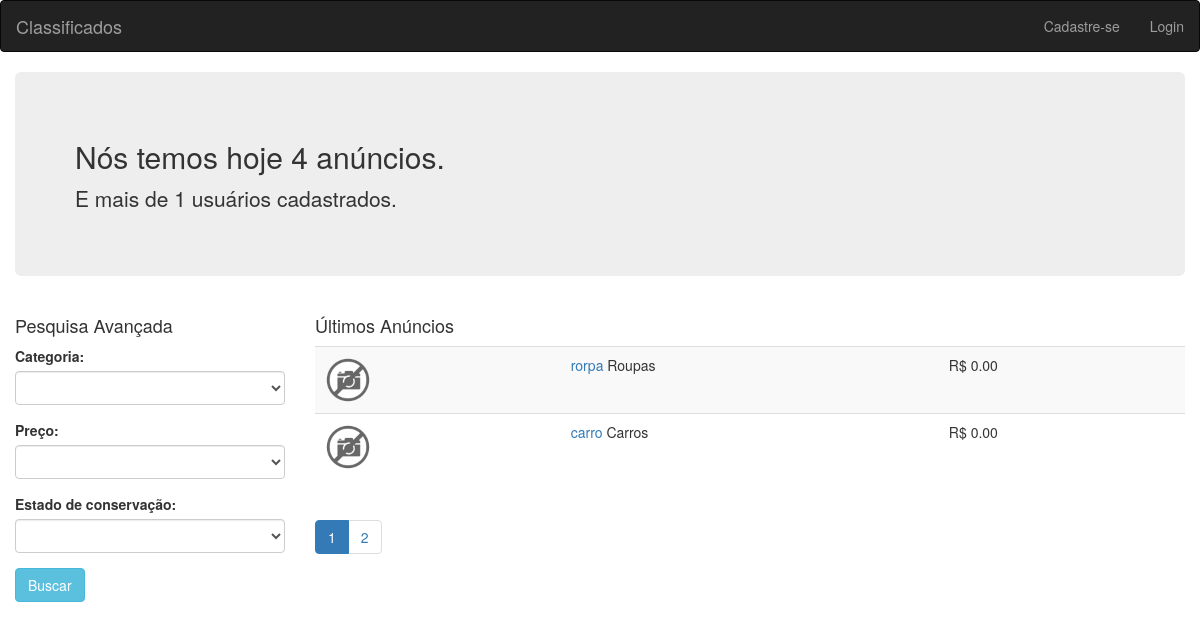
Before: / with the older database file.
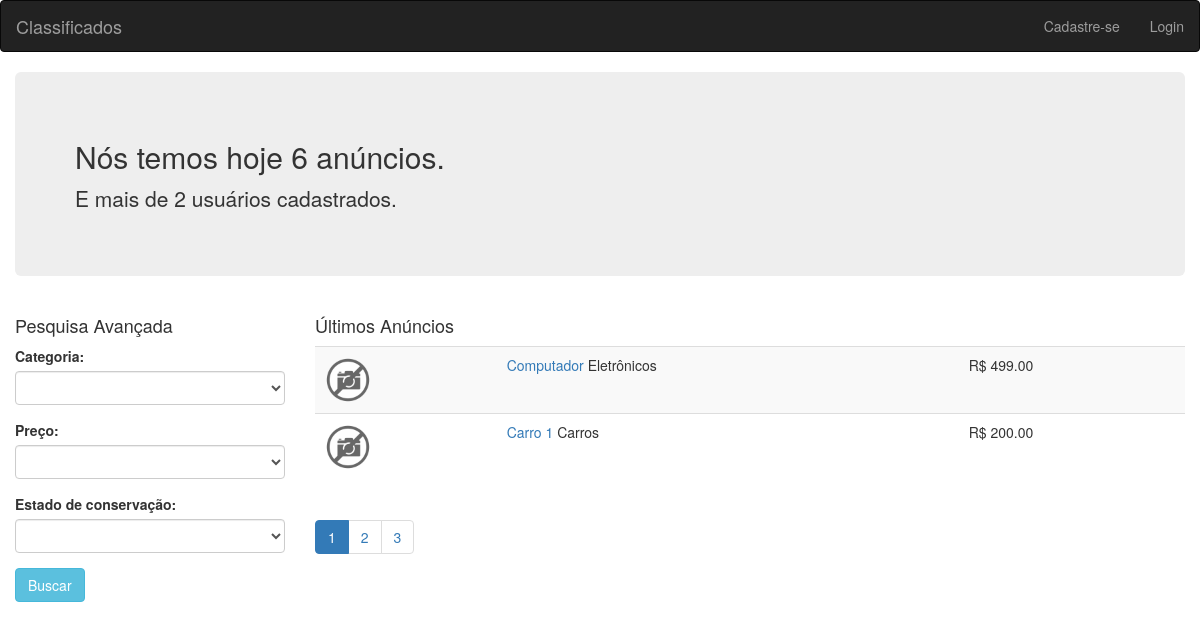
After: the same page with the newer database file.
### tables this page shows
CREATE TABLE `anuncios` (
  `id` int(11) NOT NULL,
  `id_usuario` int(11) NOT NULL,
  `id_categoria` int(11) NOT NULL,
  `titulo` varchar(100) NOT NULL,
  `descricao` text NOT NULL,
  `valor` float NOT NULL,
  `estado` int(11) NOT NULL
);

### classes/anuncios.class.php (called while the page is built, shortened)
<?php
class Anuncios {
    public function getTotalAnuncios($filtros) {
        global $pdo;
        $filtrostring = array('1=1');
        $sql = "SELECT COUNT(*) as c FROM anuncios WHERE " . implode(' AND ', $filtrostring);
        $sql = $pdo->prepare($sql);
        $sql->execute();
        $row = $sql->fetch();
        return $row['c'];
    }
    public function getUltimosAnuncios($page, $perPage, $filtros) {
        global $pdo;
        $offset = ($page - 1) * $perPage;
        $array = array();
        $filtrostring = array('1=1');
        $sql = "SELECT *,
        (select anuncios_imagens.url from anuncios_imagens WHERE anuncios_imagens.
        id_anuncio = anuncios.id LIMIT 1) as url,
        (select categorias.nome from categorias WHERE categorias.
        id = anuncios.id_categoria) as categoria
        FROM anuncios WHERE " . implode(' AND ', $filtrostring) . " ORDER BY id DESC LIMIT $offset, $perPage";
        $sql = $pdo->prepare($sql);
        $sql->execute();
        if($sql->rowCount() > 0) {
            $array = $sql->fetchAll();
        }
        return $array;
    }
}

### classes/usuarios.class.php (called while the page is built, shortened)
<?php
class Usuarios {
    public function getTotalUsuarios() {
        global $pdo;
        $sql = "SELECT COUNT(*) as c FROM usuarios";
        $sql = $pdo->query($sql);
        $row = $sql->fetch();
        return $row['c'];
    }
}

### classes/categorias.class.php (called while the page is built)
<?php
class Categorias {
    public function getCategorias() {
        $array = array();
        global $pdo;
        $sql = "SELECT * FROM categorias";
        $sql = $pdo->query($sql);
        if($sql->rowCount() > 0) {
            $array = $sql->fetchAll();
        }
        return $array;
    }
}

### index.php (the view, shortened to what this page needs)
<?php
require_once 'pages/header.php';
require_once 'classes/anuncios.class.php';
require_once 'classes/usuarios.class.php';
require_once 'classes/categorias.class.php';
$a = new Anuncios();
$u = new Usuarios();
$c = new Categorias();
$filtros = array(
    'categoria' => '',
    'preco' => '',
    'estado' => ''
);
$total_anuncios = $a->getTotalAnuncios($filtros);
$total_usuarios = $u->getTotalUsuarios();
$p = 1;
$por_pagina = 2;
$total_paginas = ceil($total_anuncios / $por_pagina);
$anuncios = $a->getUltimosAnuncios($p, $por_pagina, $filtros);
$categorias = $c->getCategorias();
?>
<div class="container-fluid">
    <div class="jumbotron">
        <h2>Nós temos hoje <?php echo $total_anuncios; ?> anúncios.</h2>
        <p>E mais de <?php echo $total_usuarios; ?> usuários cadastrados.</p>
    </div>
    <div class="row">
        <div class="col-sm-3">
            <h4>Pesquisa Avançada</h4>
            <form method="GET">
                <div class="form-group">
                    <label for="categoria">Categoria:</label>
                    <select id="categoria" name="filtros[categoria]" class="form-control">
                        <option></option>
                        <?php foreach($categorias as $c): ?>
                            <option value="<?php echo $c['id']; ?>" <?php echo ($c['id'] == $filtros['categoria']) ? 'selected="selected"' : '' ?>><?php echo $c['nome']; ?></option>
                        <?php endforeach; ?>
                    </select>
                </div>
                <div class="form-group">
                    <label for="preco">Preço:</label>
                    <select id="preco" name="filtros[preco]" class="form-control">
                        <option></option>
                        <option value="0-50" <?php echo ($filtros['preco'] == '0-50') ? 'selected="selected"' : '' ?>>R$ 0 - 50</option>
                    </select>
                </div>
                <div class="form-group">
                    <label for="estado">Estado de conservação:</label>
                    <select id="estado" name="filtros[estado]" class="form-control">
                        <option></option>
                        <option value="0" <?php echo ($filtros['estado'] == '0') ? 'selected="selected"' : '' ?>>Ruim</option>
                    </select>
                </div>
                <div class="form-group">
                    <input type="submit" class="btn btn-info" value="Buscar" />
                </div>
            </form>
        </div>
        <div class="col-sm-9">
            <h4>Últimos Anúncios</h4>
            <table class="table table-striped">
                <tbody>
                    <?php foreach($anuncios as $anuncio): ?>
                        <tr>
                            <td>
                                <?php if(!empty($anuncio['url'])): ?>
                                <img src="assets/images/anuncios/<?php echo $anuncio['url'] ?>" height="50" border="0" />
                                <?php else: ?>
                                <img src="assets/images/default.png" height="50" border="0" />
                                <?php endif; ?>
                            </td>
                            <td>
                                <a href="produto.php?id=<?php echo $anuncio['id'] ?>"><?php echo $anuncio['titulo']; ?></a>
                                <?php echo $anuncio['categoria']; ?>
                            </td>
                            <td>R$ <?php echo number_format($anuncio['valor'], 2); ?></td>
                        </tr>
                    <?php endforeach; ?>
                </tbody>
            </table>
            <ul class="pagination">
                <?php for($i = 1; $i <= $total_paginas; $i++): ?>
                    <li class="<?php echo ($p == $i)? 'active' : ''; ?>"><a href="index.php?<?php
                    $w = $_GET;
                    $w['p'] = $i;
                    echo http_build_query($w);
                    ?>"><?php echo $i; ?></a></li>
                <?php endfor; ?>
            </ul>
        </div>
    </div>
</div>
<?php require_once 'pages/footer.php'; ?>

### pages/header.php (shortened to what this page needs)
<?php require_once 'config.php'; ?>
<!DOCTYPE html>
<html>
<head>
    <link rel="stylesheet" href="assets/css/bootstrap.min.css" />
    <link rel="stylesheet" href="assets/css/style.css" />
</head>
<body>
    <nav class="navbar navbar-inverse">
        <div class="container-fluid">
            <div class="navbar-header">
                <a href="./" class="navbar-brand">Classificados</a>
            </div>
            <ul class="nav navbar-nav navbar-right">
                <?php if(isset($_SESSION['cLogin']) && !empty($_SESSION['cLogin'])): ?>
                    <?php
                    require_once 'classes/usuarios.class.php';
                    $u = new Usuarios();
                    $nome = $u->getNome($_SESSION['cLogin']);
                    ?>
                    <li><a href="">Bem vindo <?php echo $nome ?></a></li>
                    <li><a href="meus-anuncios.php">Meus Anúncios</a></li>
                    <li><a href="sair.php">Sair</a></li>
                <?php else: ?>
                    <li><a href="cadastre-se.php">Cadastre-se</a></li>
                    <li><a href="login.php">Login</a></li>
                <?php endif; ?>
            </ul>
        </div>
    </nav>

### pages/footer.php (shortened to what this page needs)
</body>
</html>

Changed rows visible on the page:
removed anuncios: titulo "rorpa", categoria "Roupas", valor "0.00"
removed anuncios: titulo "carro", categoria "Carros", valor "0.00"
added anuncios: titulo "Computador", categoria "Eletrônicos", valor "499.00"
added anuncios: titulo "Carro 1", categoria "Carros", valor "200.00"
Other visible differences:
$total_anuncios: "4" → "6"
$total_usuarios: "1" → "2"
new list line: "3"
